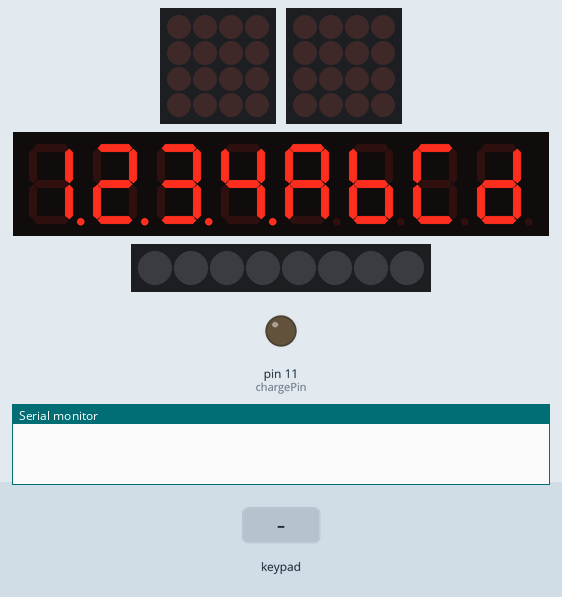
A sketch run on a simulated Arduino Leonardo, built with avr-gcc and run on an emulated ATmega32U4. On the bench: 2 × 4×4 LED matrix, 8-digit seven-segment display, 8 RGB LEDs in strip order, left to right, output pins drawn as LEDs (lit = HIGH), the last lines printed to the serial monitor. The inputs (shaded band) are chosen by the test bench. The modem accepts every AT command (registered, SIM ready, sends succeed) and sends nothing else.

Above: at 3.1 s.
3.2 s: keypad keys 1 2 A pressed 0.4 s apart
At 4.7 s:
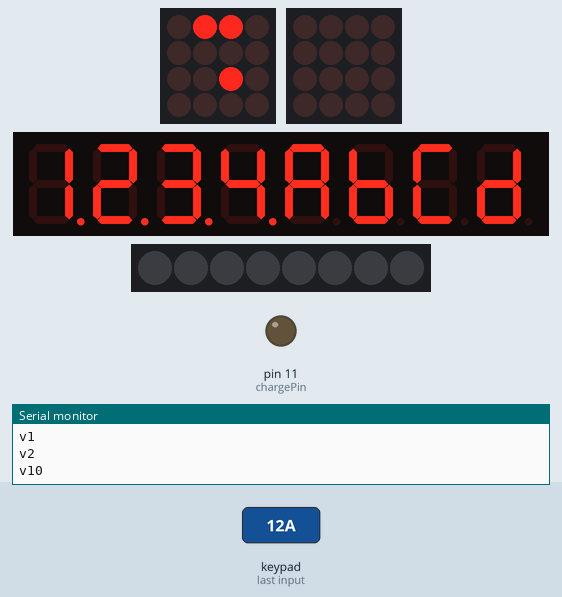
5.9 s: keypad keys 2 5 pressed 0.4 s apart
At 5.98 s:
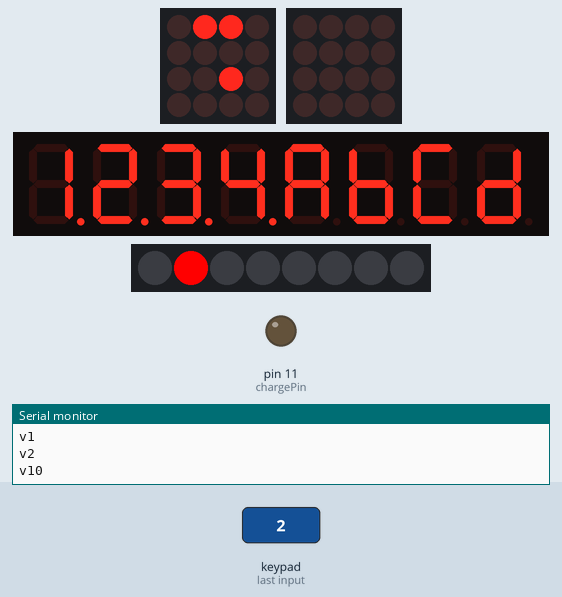
8.2 s: keypad keys 1 2 A pressed 0.4 s apart
At 9.6 s:
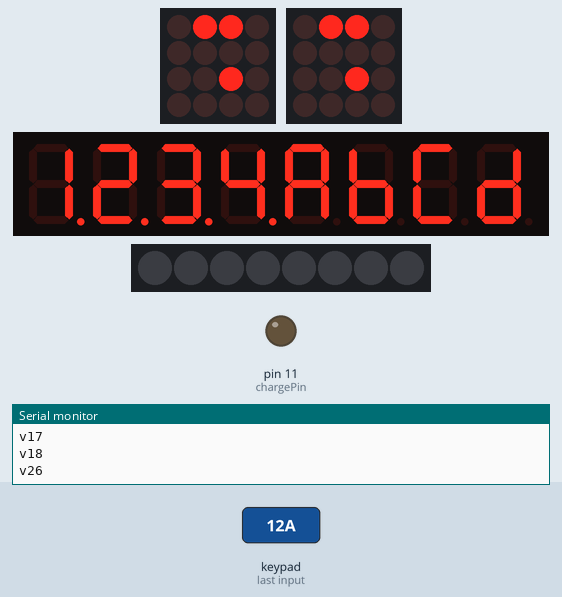
10.9 s: key '0' pressed
At 11.7 s:
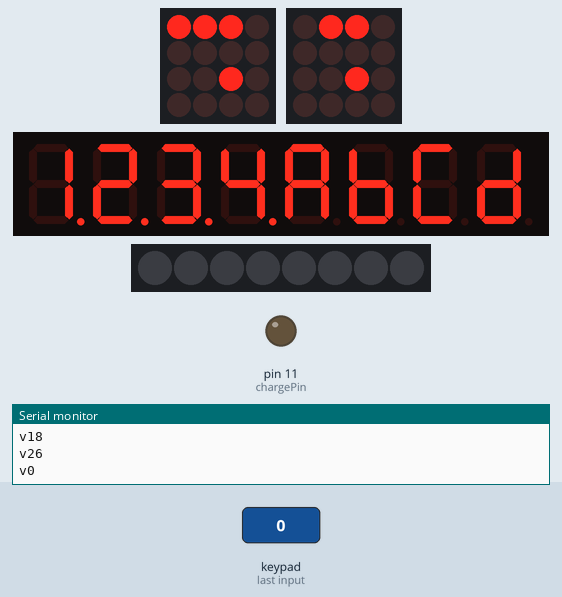
12.4 s: key '0' pressed
At 13.1 s:
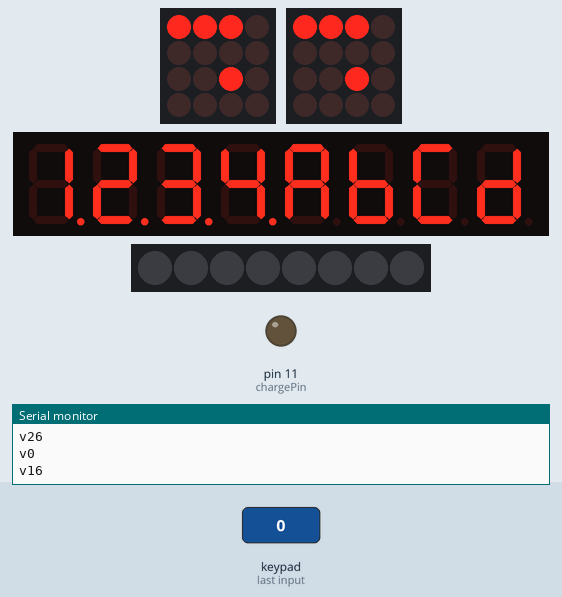
13.9 s: key '1' pressed
At 13.98 s:
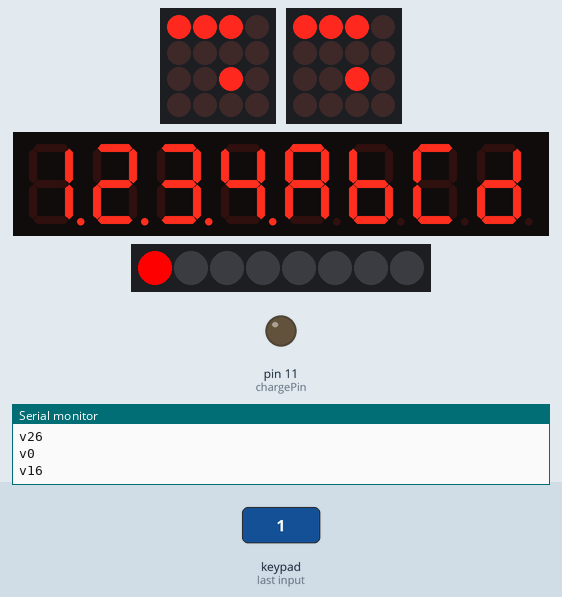
Timing chart, 0 to 16.5 s (numbered marks = the images above; inputs shaded):
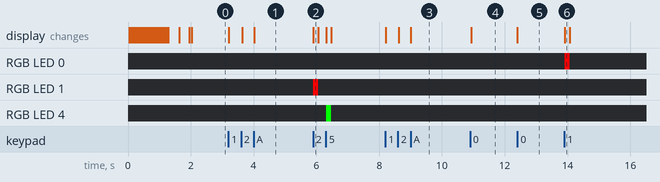

Measured:
- after the input at 3.2 s, the display: first changes at once (image 1 shows a later state)
- after the input at 5.9 s, RGB LED 1: off → RGB(255, 0, 0) at once, → off 0.16 s later; RGB LED 4: off → RGB(0, 255, 0) after 0.42 s, → off 0.16 s later
- after the input at 8.2 s, the display: first changes at once (image 3 shows a later state)
- after the input at 10.9 s, the display: changes at once (image 4)
- after the input at 12.4 s, the display: changes at once (image 5)
- after the input at 13.9 s, RGB LED 0: off → RGB(255, 0, 0) at once, → off 0.16 s later

The sketch:

pumpkinmaster3000.ino
```cpp
//init midi serial
#define HWSERIAL Serial1

//measure capacitance on density selector controller
#define analogPin      A0          // analog pin for measuring capacitor voltage
#define chargePin      11         // pin to charge the capacitor - connected to one end of the charging resistor
#define dischargePin   12         // pin to discharge the capacitor
#define resistorValue  44000.0F   // change this to whatever resistor value you are using
                                  // F formatter tells compliler it's a floating point value

unsigned long startTime;
unsigned long elapsedTime;
float microFarads;                // floating point variable to preserve precision, make calculations
//float nanoFarads;
int test;

///forkstuff
#define ForkPin1      A2          // analog pin for fork


//1638 module
#include <TM1638.h>
TM1638 module(8, 9, 7);

//Trellis
#include <Wire.h>
#include "Adafruit_Trellis.h"
#define MOMENTARY 1
#define LATCHING 0
// set the mode here
#define MODE LATCHING
Adafruit_Trellis matrix0 = Adafruit_Trellis();
Adafruit_Trellis matrix1 = Adafruit_Trellis();
Adafruit_TrellisSet trellis =  Adafruit_TrellisSet(&matrix0, &matrix1);
#define NUMTRELLIS 2
#define numKeys (NUMTRELLIS * 16)
#define INTPIN A1

//char note[4][8] = {
//  {0x10, 0x11, 0x12, 0x13, 0x14, 0x15, 0x16, 0x17},
//  {0x18, 0x19, 0x1a, 0x1b, 0x1c, 0x1d, 0x1e, 0x1f},
//  {0x20, 0x21, 0x22, 0x23, 0x24, 0x25, 0x26, 0x27},
//  {0x28, 0x29, 0x2a, 0x2b, 0x2c, 0x2d, 0x2e, 0x2f}
//};

char note[32] = {0x10, 0x11, 0x12, 0x13, 0x14, 0x15, 0x16, 0x17,0x18, 0x19, 0x1a, 0x1b, 0x1c, 0x1d, 0x1e, 0x1f,0x20, 0x21, 0x22, 0x23, 0x24, 0x25, 0x26, 0x27,0x28, 0x29, 0x2a, 0x2b, 0x2c, 0x2d, 0x2e, 0x2f};


void setup(){
  //trellis
  pinMode(INTPIN, INPUT);
  digitalWrite(INTPIN, HIGH);
  trellis.begin(0x70, 0x71);  //
    // light up all the LEDs in order
  for (uint8_t i=0; i<numKeys; i++) {
    trellis.setLED(i);
    trellis.writeDisplay();
    noteOn(0x90, 0x1E, 0x45);
    delay(20);
    noteOn(0x90, 0x1E, 0x00);
    delay(20);

  }
  // then turn them off
  for (uint8_t i=0; i<numKeys; i++) {
    trellis.clrLED(i);
    trellis.writeDisplay();

    delay(20);
  }
  //TM1638
  module.setDisplayToHexNumber(0x1234ABCD, 0xF0);
  //capacitancechanger
  pinMode(chargePin, OUTPUT);     // set chargePin to output
  digitalWrite(chargePin, LOW);
  //serial
  Serial.begin(9600);             // initialize serial transmission for debugging

  test = 0;
  //MIDI over serial
   HWSERIAL.begin(31250); //midiport

}

void loop(){
  getTrellis();
  modulestuff();
//  int incomingByte;
//  	if (Serial.available() > 0) {
//		incomingByte = Serial.read();
//		Serial.print("USB received: ");
//		Serial.println(incomingByte, DEC);
//                HWSERIAL.print("USB received:");
//                HWSERIAL.println(incomingByte, DEC);
//	}
//	if (HWSERIAL.available() > 0) {
//		incomingByte = HWSERIAL.read();
//		Serial.print("UART received: ");
//		Serial.println(incomingByte, DEC);
//                HWSERIAL.print("UART received:");
//                HWSERIAL.println(incomingByte, DEC);
//	}
//
//  Serial.print("density = ");
//  Serial.println(getDensitySelector());
//  delay(100);
//  HWSERIAL.println(getForks());
//  HWSERIAL.println(test++);
//  Serial.println(test++);
  //forks


}

void modulestuff(){
  byte keys = module.getButtons();
  module.setLEDs(((keys & 0xF0) << 8) | (keys & 0xF));

}


int getForks(){
  return analogRead(ForkPin1);

}

void getTrellis() {
  delay(30); // 30ms delay is required, dont remove me!

  if (MODE == MOMENTARY) {
    // If a button was just pressed or released...
    if (trellis.readSwitches()) {
      // go through every button
      for (uint8_t i=0; i<numKeys; i++) {
	// if it was pressed, turn it on
	if (trellis.justPressed(i)) {
	  Serial.print("v"); Serial.println(i);
	  trellis.setLED(i);
          noteOn(0xb0, note[i], 0x45);

	}
	// if it was released, turn it off
	if (trellis.justReleased(i)) {
	  Serial.print("^"); Serial.println(i);
          noteOn(0xb0, note[i], 0x00);
	  trellis.clrLED(i);

	}
      }
      // tell the trellis to set the LEDs we requested
      trellis.writeDisplay();
    }
  }

  if (MODE == LATCHING) {
    // If a button was just pressed or released...
    if (trellis.readSwitches()) {
      // go through every button
      for (uint8_t i=0; i<numKeys; i++) {
        // if it was pressed...
	if (trellis.justPressed(i)) {
	  Serial.print("v"); Serial.println(i);
	  // Alternate the LED
	  if (trellis.isLED(i)){
	    trellis.clrLED(i);
            noteOn(0xb0, note[i], 0x00);}
	  else{
	    trellis.setLED(i);
            noteOn(0xb0, note[i], 0x45);}
        }
      }
      // tell the trellis to set the LEDs we requested
      trellis.writeDisplay();
    }
  }
}


//  plays a MIDI note.  Doesn't check to see that
//  cmd is greater than 127, or that data values are  less than 127:
void noteOn(int cmd, int pitch, int velocity) {
  HWSERIAL.write(cmd);
  HWSERIAL.write(pitch);
  HWSERIAL.write(velocity);
}


int getDensitySelector(){  //red wire from densityselector to GND (yes GND)  red/black wire to chargepin+ 44K ohm
  digitalWrite(chargePin, HIGH);  // set chargePin HIGH and capacitor charging
  startTime = micros();
  while(analogRead(analogPin) < 648){       // 647 is 63.2% of 1023, which corresponds to full-scale voltage
  }
  elapsedTime= micros() - startTime;
  microFarads = ((float)elapsedTime / resistorValue) * 1000;
  /* dicharge the capacitor  */
  digitalWrite(chargePin, LOW);             // set charge pin to  LOW
  pinMode(dischargePin, OUTPUT);            // set discharge pin to output
  digitalWrite(dischargePin, LOW);          // set discharge pin LOW
  while(analogRead(analogPin) > 0){         // wait until capacitor is completely discharged
  }
  pinMode(dischargePin, INPUT);            // set discharge pin back to input
  if (microFarads < 5) {
    return 1;
  } else if (microFarads >= 5 && microFarads <= 6.5) {
    return 2;
  } else if (microFarads > 6.5 && microFarads <= 8) {
    return 3;
  } else if (microFarads > 8 && microFarads <= 10) {
    return 4;
  } else if (microFarads > 10 && microFarads <= 13) {
    return 5;
  } else if (microFarads > 13 && microFarads <= 16) {
    return 6;
  } else if (microFarads > 16 && microFarads <= 21) {
    return 7;
  } else if (microFarads > 21 && microFarads <= 26) {
    return 8;
  } else if (microFarads > 26 && microFarads <= 32) {
    return 9;
  } else if (microFarads > 32 && microFarads <= 42) {
    return 10;
  } else if (microFarads > 42 && microFarads <= 52) {
    return 11;
  } else if (microFarads > 52 && microFarads <= 60) {
    return 12;
  } else if (microFarads > 60 && microFarads <= 100){
    return 13;
  } else if (microFarads > 100 && microFarads <= 125){
    return 14;
  } else if (microFarads > 125 && microFarads <= 168){
    return 15;
  } else if (microFarads > 168 && microFarads <= 200){
    return 16;
  } else if (microFarads > 200 && microFarads <= 250){
    return 17;
  } else if (microFarads > 250 && microFarads <= 300){
    return 18;
  } else if (microFarads > 300 && microFarads <= 350){
    return 19;
  }
}
```
